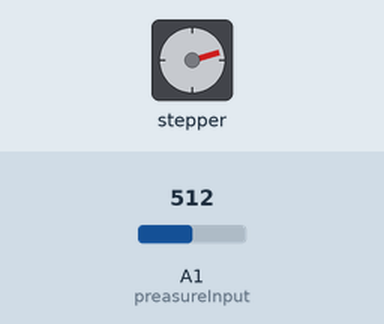
Recording of a sketch running on a simulated Arduino Uno, built with avr-gcc and run on an emulated ATmega328P. Parts: stepper motor. The test bench sets the inputs (shaded band); at power-on: A1 (preasureInput) = 512. Stepper angles assume 2048 steps per turn; what the sketch prints to the serial monitor is not drawn.

Above: at 12.69 s.
13.0 s: A1 (preasureInput) set to 716
At 15.7 s:
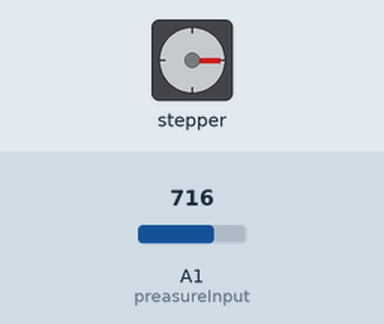
16.0 s: A1 (preasureInput) set to 1023
At 19.4 s:
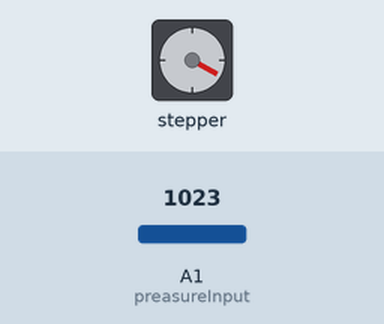
Timing chart, 0 to 20.9 s (numbered marks = the images above; inputs shaded):
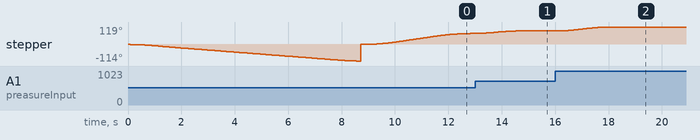

The sketch:

FinalAnologMotorProgram.ino
```cpp
/*
   Author: Fernando E. Matias
   Anolog Boost/Vaccum Gauge
   Commissioned by Digital Metrology Works LLC
*/

// Include the AccelStepper Library
#include <AccelStepper.h>

// Define Constants
int targetPositionPSI;
int stepperPosition;

int readValue;
float currentVoltage = 0;

int gaugeZero = 217;

bool homeSeq1 = false;
bool homeSeq2 = false;

int upStepps = -14;
int downStepps = 7;

int motorMax = 155;
int motorSpeed = 150;
int motorAccel = 120;

// const varaible needed for calculations and comletetion of cuircuts
const int preasureInput = A1; //PIN A1
const double preasureZero = 102.4; //Anlog reading of transducer at 0 PSI
const double preasureMax = 921.6; //Anlog reading of transducer at 30 PSI
const int preasureTransducerMaxPSI = 30; //Max PSI
const int baudRate = 9600; //Serial moniter
const int sensorReadDelay = 250; //delay in millliseconds

float preasureValue = 0; //varible for storing the preasure from the transducer

// Define step constants
#define FULLSTEP 4
#define HALFSTEP 8

// Define Motor Pins (2 Motors used)

#define motorPin1  8     // Blue   - 28BYJ48 pin 1
#define motorPin2  9     // Pink   - 28BYJ48 pin 2
#define motorPin3  10    // Yellow - 28BYJ48 pin 3
#define motorPin4  11    // Orange - 28BYJ48 pin 4

// Define two motor objects
// The sequence 1-3-2-4 is required for proper sequencing of 28BYJ48
AccelStepper stepper1(FULLSTEP, motorPin1, motorPin3, motorPin2, motorPin4);

void setup()
{
  Serial.begin(9600);
  // 1 revolution Motor 1 CW
  stepper1.setMaxSpeed(motorMax);
  stepper1.setAcceleration(motorAccel);
  stepper1.setSpeed(motorSpeed);
  while (homeSeq1 == false) {
    stepper1.moveTo(-645);
    stepper1.run();
    Serial.println(stepper1.currentPosition());

    if (stepper1.currentPosition() == -645) {
      homeSeq1 = true;
    }
  }

  stepper1.setCurrentPosition(0);
  Serial.println("Set 0 Pos");
  stepper1.setMaxSpeed(motorMax);
  stepper1.setAcceleration(motorAccel);
  stepper1.setSpeed(motorSpeed);
}

void loop()
{
  //targetPosition = Serial.read();
  //Change direction at the limits
  stepper1.run();
  if (stepper1.currentPosition() == targetPositionPSI) {
    preasureValue = analogRead(preasureInput); //reads the tranducer
    preasureValue = ((preasureValue - preasureZero) * preasureTransducerMaxPSI) / (preasureMax - preasureZero); //Converts from anolog to
    targetPositionPSI = preasureValue;
    Serial.println(preasureValue);
    //delay(sensorReadDelay);
    // Will check if the TargetPosition is greater or equal to then zero to make it take the appropriate number of steps
    if (targetPositionPSI >= 0) {
      targetPositionPSI = abs(targetPositionPSI);
      targetPositionPSI = targetPositionPSI * upStepps;
      // takes the absoluete value and adds it to the base position for zero so it goes to the right place.
      targetPositionPSI = abs(targetPositionPSI) + gaugeZero;
    }
    // Will check if the TargetPosition is less then zero to make it take the appropriate number of steps
    if (targetPositionPSI < 0) {
      targetPositionPSI = abs(targetPositionPSI);
      targetPositionPSI = targetPositionPSI * downStepps;
      // takes the absoluete value and subtracts it to the base position for zero so it goes to the right place.
      targetPositionPSI = gaugeZero - targetPositionPSI ;
    }
    //base number of steps: 217
    stepper1.moveTo(targetPositionPSI);//stops completely at 0 fix later
  }

}
```

Measured:
- after the input at 13.0 s, stepper: turns 17° clockwise in 1.3 s, starting after 0.19 s
- after the input at 16.0 s, stepper: turns 27° clockwise in 1.8 s, starting after 0.17 s
- by itself, stepper: turns 114° counter-clockwise in 8.5 s, then 189° clockwise in 4.1 s
